Frame 1 (no input): blank canvas, image omitted
Frame 60 (the mouse pressed at the canvas centre just before this capture): blank canvas, image omitted
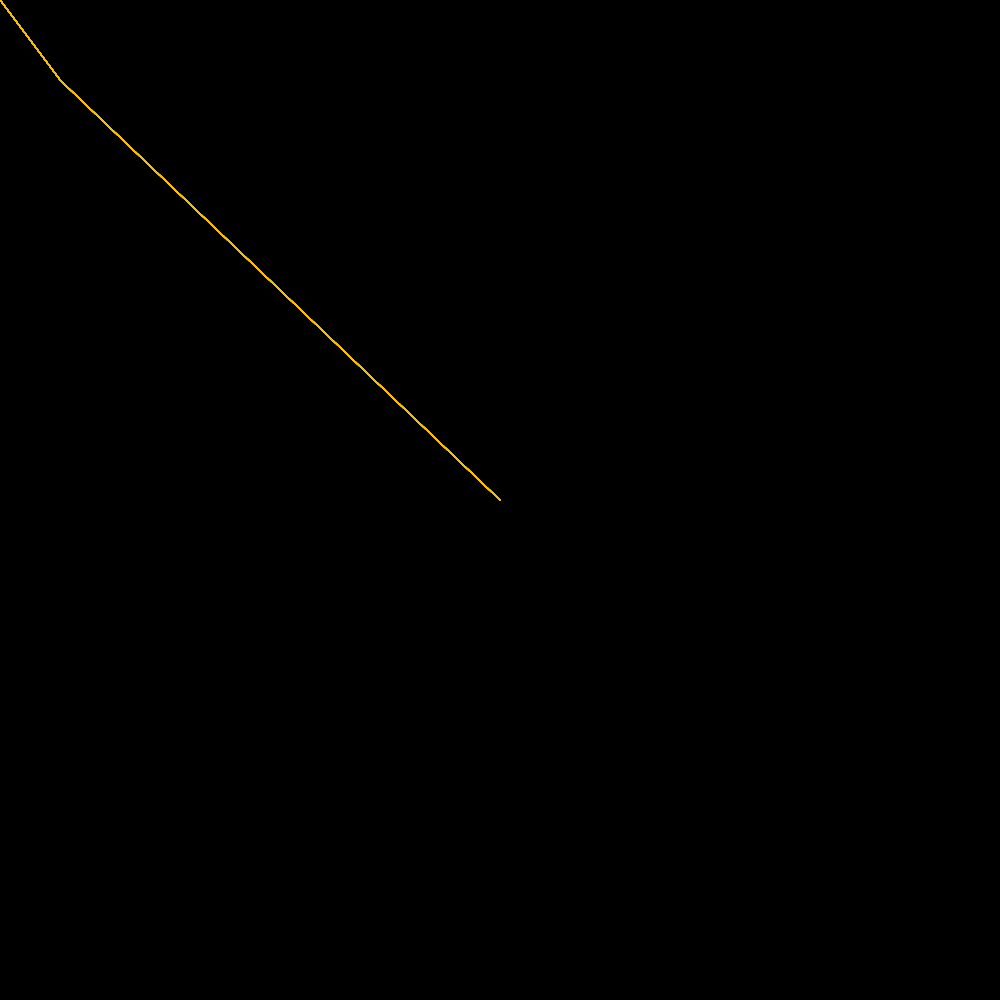
Frame 120 (the mouse held since frame 60 and released just before this capture)

The Processing sketch whose frames 1 and 60 were blank and that drew this single picture after the mouse press (run headless with seeded random() and noise(); from frame 60 on, the mouse is pressed at the canvas centre):

// Processing sketch: processing_134003
// ── processing_134003.pde

void setup(){
size (1000,1000);
background (0); 
}


 void draw(){
   stroke (250,192,0); 
   line(mouseX, mouseY, 60, 80); 

 } 
  
